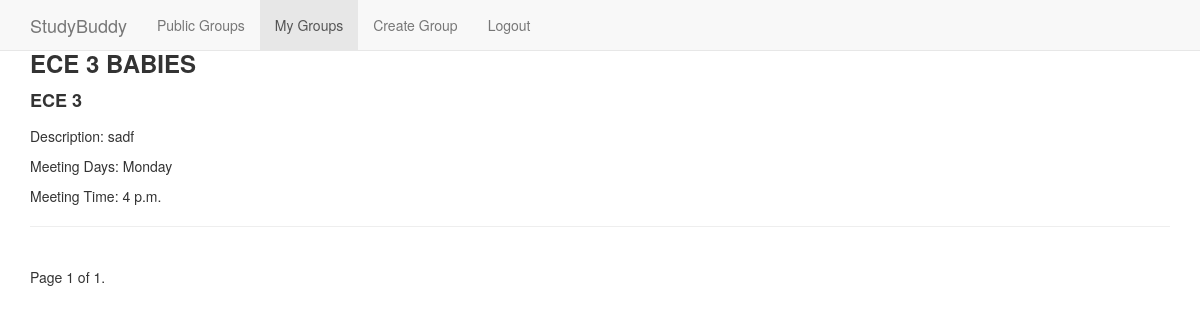
Page /sb/mygroups/ (signed in) on the committed database.
### studybuddy/models.py (models this page shows, shortened)
class StudyGroup(models.Model):
    name = models.CharField(max_length=100)
    course = models.CharField(max_length=100)
    description = models.TextField(max_length=1000, default="")
    members = models.ManyToManyField(Student , help_text="Select the Students that are a part of this StudyGroup")
    meeting_days = models.CharField(max_length=9, default='Monday', choices=DAY_OF_THE_WEEK_2)
    meeting_time = models.TimeField(default=datetime.time(16, 00))
    meeting_location = models.CharField(max_length=100, default="")
    class Meta:
    	ordering = ["name"]
    """
    def get_absolute_url(self):
        # Returns the url to access a particular instance of MyModelName
		return reverse('model-detail-view', args=[str(self.id)])
    """

### studybuddy/views.py (the view)
# urls.py: path('mygroups/', views.mygroups, name='mygroups'),
@login_required(login_url='/login/')
def mygroups(request):
    student = Student.objects.get(pk=request.user.id)
    studygroups_list = StudyGroup.objects.all().filter(members=student)
    paginator = Paginator(studygroups_list, 20)
    page = request.GET.get('page');
    studygroups = paginator.get_page(page)
    return render(
        request,
        'studybuddy/mygroups.html',
        context={'studygroups':studygroups},
	)

### studybuddy/templates/studybuddy/mygroups.html (shortened to what this page needs)
{% extends "studybuddy/base_generic.html" %}
{% block content %}
	<div class="content-after-login">
		<main role="main" class="container">
			{% for studygroup in studygroups %}
			<div class="studygroup">
				<h3 class="studygroup-name" >
					<a href="{% url 'group' studygroup.id %}">
					{{studygroup.name}}
					</a
				</h3>
				<h4 class="studygroup-course">{{studygroup.course}}</h4>
				<p class="studygroup-decsription">Description: {{studygroup.description}}</p>
				<p class="studygroup-days">
				Meeting Days: {{studygroup.meeting_days}}</p>
				<p class="studygroup-time">Meeting Time: {{studygroup.meeting_time}}</p>
		        <hr>
		    {% endfor %}
		    <div class="pagination">
				<span class="step-links">
				    <span class="current">
				        Page {{ studygroups.number }} of {{ studygroups.paginator.num_pages }}.
				    </span>
				</span>
			</div>
		</main>
	</div>
{% endblock %}

### studybuddy/static/css/styles.css (style rules this page uses)
.content-after-login { margin-top: 50px; padding-bottom: 50px; list-style: none; }
h1, h2, h3, h4, h5, h6 { margin: 0 0 15px; font-weight: 700; }
html, body { height: 100% }
a { -moz-transition: 0.3s; -o-transition: 0.3s; -webkit-transition: 0.3s; transition: 0.3s; color: #333; }

### rows in the picture
StudyGroup: name "ECE 3 BABIES", course "ECE 3", description "sadf", meeting_days "Monday", meeting_time "4 p.m."

### other values in the picture
{{ studygroups.number }} "1"
{{ studygroups.paginator.num_pages }} "1"
